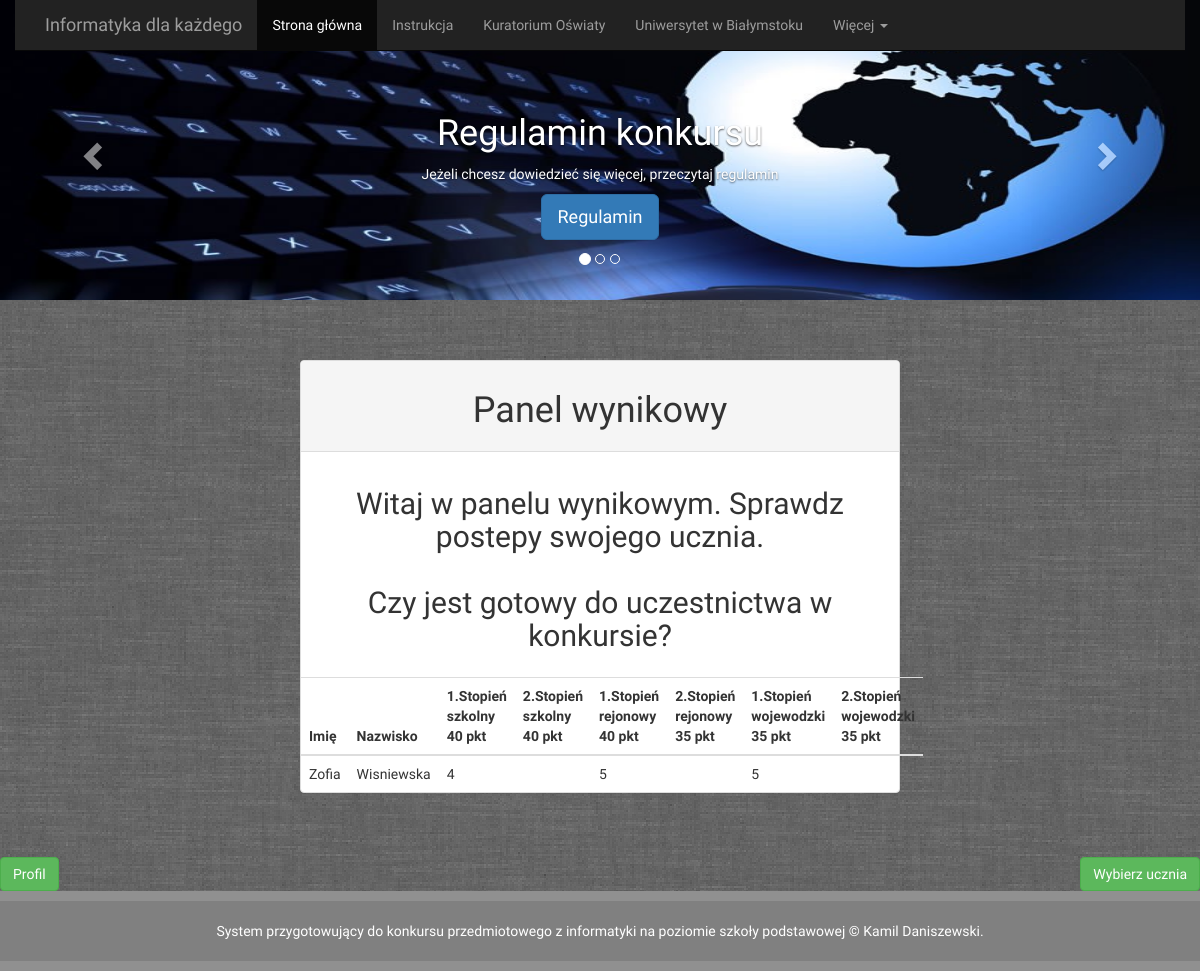
The app's page /tabela.php?id=77 with its own data.
### tables this page shows
CREATE TABLE `wyniki` (
  `id` int(1) NOT NULL,
  `stopien_szkolny1` varchar(30) DEFAULT NULL,
  `stopien_szkolny2` int(10) DEFAULT NULL,
  `stopien_rejonowy1` int(10) DEFAULT NULL,
  `stopien_rejonowy2` int(10) DEFAULT NULL,
  `stopien_wojewodzki1` int(10) DEFAULT NULL,
  `stopien_wojewodzki2` int(10) DEFAULT NULL
);

CREATE TABLE `users` (
  `id` int(1) NOT NULL,
  `imie` varchar(10) NOT NULL,
  `nazwisko` varchar(15) NOT NULL,
  `login` varchar(32) NOT NULL,
  `password` varchar(60) NOT NULL,
  `email` varchar(255) NOT NULL,
  `rola` varchar(10) NOT NULL,
  `id_klasy` int(11) NOT NULL
);

### tabela.php (the view, shortened to what this page needs)
<?php
require 'conf.php';
require 'header.php';
$u = $db->query("SELECT users.imie, users.nazwisko, wyniki.stopien_szkolny1, wyniki.stopien_szkolny2, wyniki.stopien_rejonowy1, wyniki.stopien_rejonowy2, wyniki.stopien_wojewodzki1, wyniki.stopien_wojewodzki2 FROM users, wyniki WHERE users.id = wyniki.id and users.id='".$_GET['id']."'");
if($t = $u->fetch_assoc()) {
    echo "
	<div ng-include='info.example' ng-if='showDiv' itemprop='exampleOfWork' class='ng-scope' style='margin-bottom: 64px ;'>
	<div class='bs-example ng-scope' data-example-id='table-within-panel'>
		<div class='panel panel-default' style='margin-left:300px; margin-right:300px;'>
			<div class='panel-heading'><h1>Panel wynikowy</h1></div>
			<div class='panel-body' style='text-align:center;'>
				<h2>Witaj w panelu wynikowym. Sprawdz postepy swojego ucznia.</br></br> Czy jest gotowy do uczestnictwa w konkursie?</h2>
			</div>
			<table class='table'>
				<thead>
					<tr>
						<th>Imię</th>
						<th>Nazwisko</th>
						<th>1.Stopień szkolny 40 pkt</th>
						<th>2.Stopień szkolny 40 pkt</th>
						<th>1.Stopień rejonowy 40 pkt</th>
						<th>2.Stopień rejonowy 35 pkt</th>
						<th>1.Stopień wojewodzki 35 pkt</th>
						<th>2.Stopień wojewodzki 35 pkt</th>
					</tr>
				</thead>
				<tbody>
					<tr>
						<td>".$t["imie"]."</td>
						<td>".$t["nazwisko"]."</td>
						<td>".$t["stopien_szkolny1"]."</td>
						<td>".$t["stopien_szkolny2"]."</td>
						<td>".$t["stopien_rejonowy1"]."</td>
						<td>".$t["stopien_rejonowy2"]."</td>
						<td>".$t["stopien_wojewodzki1"]."</td>
						<td>".$t["stopien_wojewodzki2"]."</td>
					</tr>
				</tbody>
			</table>
		</div>
	</div>
</div>
";
}
else
{
	echo '<div class="panel panel-default" style="margin-left:400px; margin-right:400px; margin-bottom: 309px; background-color: lightgray;">
	<div class="panel-body"> <h1>Uczeń nie rozpoczął jeszcze rozwiązywać testów</h1>
	</div>
	</div>
	';
}
?>
<div class="row">
		<div class="col-lg-6">
<a href="index.php"><button  type="button" class="btn btn-success">Profil</button></a>
</div>
		<div class="col-lg-6" style="text-align:right;">
<a href="wyniki.php"><button  type="button" class="btn btn-success">Wybierz ucznia</button></a>
</div>
</div>
<?php
require 'footer.php';
?>

### style.css (style rules this page uses)
h1 { text-align:center; }

### header.php (style rules this page uses)
body { background: url('images/tlo3.png'); }
body { font-family: 'Cardo', serif; }

### records on screen
wyniki: id.imie "Zofia", id.nazwisko "Wisniewska", stopien_szkolny1 "4", stopien_rejonowy1 "5", stopien_wojewodzki1 "5"
